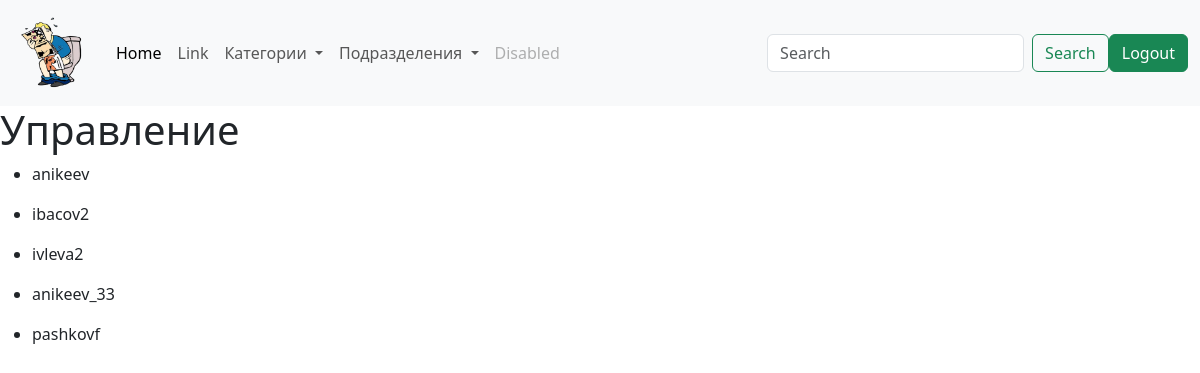
Page /app/division/1/ (signed in) on the committed database.
### app/models.py (models this page shows, shortened)
class Division(models.Model):
    title = models.CharField(max_length=40, blank=True, null=True, verbose_name='подразделение')
    address = models.CharField(max_length=240, blank=True, null=True, verbose_name='адрес')
    title_into_chaos = models.CharField(max_length=160, blank=True, null=True, verbose_name='название в запрос')
    outgoing = models.CharField(max_length=16, blank=True, null=True, verbose_name='исходящий')
    coming_from = models.DateField(default='2024-01-01', blank=True, null=True, verbose_name='исходящий от')
    def get_absolute_url(self):
        return reverse('division_list_url', kwargs={'pk': self.pk})

class Person(models.Model):
    photo_card = models.ImageField(blank=True, null=True,
                                   upload_to='images/',
                                   default='images/default.jpg',
                                   verbose_name='фотокарточка',
                                   )
    personal_number = models.CharField(max_length=9,
                                       blank=True, null=True,
                                       verbose_name='личный номер',
                                       )
    last_name = models.CharField(max_length=16, verbose_name='фамилия')
    first_name = models.CharField(max_length=24, verbose_name='имя')
    patronymic = models.CharField(max_length=24, verbose_name='отчество', blank=True)
    date_of_birth = models.DateField(default='1983-08-08', verbose_name='дата рождения')
    sex = models.CharField(max_length=8, default='мужской', choices=sex_choice, verbose_name='пол')
    category = models.ForeignKey(Category, on_delete=models.PROTECT, default=1, blank=True, related_name='person_category')
    division = models.ForeignKey(Division, on_delete=models.PROTECT, default=1, blank=True, related_name='person_division')

### app/views.py (the view)
# urls.py: path("division/<int:pk>/", division_list, name='division_list_url'),
def division_list(request, pk):
    persons = Person.objects.filter(division=pk) #отсортировывает по категориям в division_list.thml
    divisions = Division.objects.get(pk=pk) #выводит одну категорию в <h1> category_list.html
    category = Category.objects.all()
    division = Division.objects.all() #чтобы в navbar отображался список сотрудников
    return render(
        request,
        'app/division_list.html',
        context={
            'divisions': divisions,
            'category': category,
            'persons': persons,
            'division': division,
        }
    )

### app/models.py (called while the page is built)
    def get_absolute_url(self):
        return reverse('category_list_url', kwargs={'pk': self.pk})

### app/templates/app/division_list.html (shortened to what this page needs)
{% extends "index.html" %}
{% load static %}
{% block main %}
<h1>{{ divisions.title }}</h1>
<ul>
{% for person in persons %}
    <li><p>{{ person.last_name }}</p></li>
{% endfor %}
</ul>
{% endblock main %}

### rows in the picture
Division: title "Управление"
Person: last_name "anikeev"
Person: last_name "ibacov2"
Person: last_name "ivleva2"
Person: last_name "anikeev_33"
Person: last_name "pashkovf"
